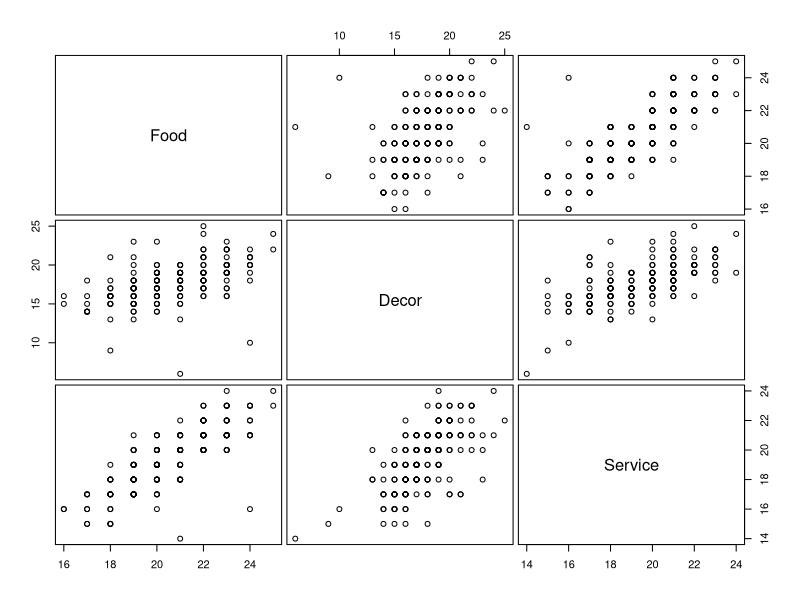
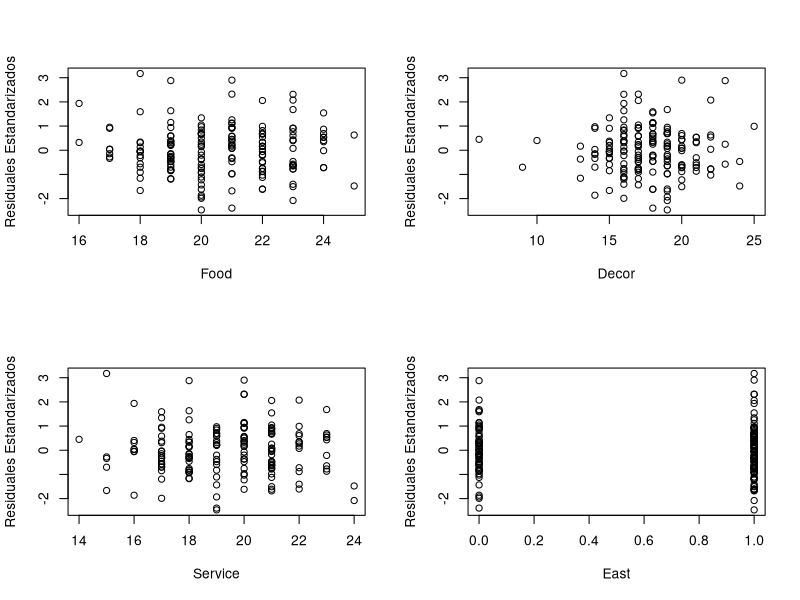
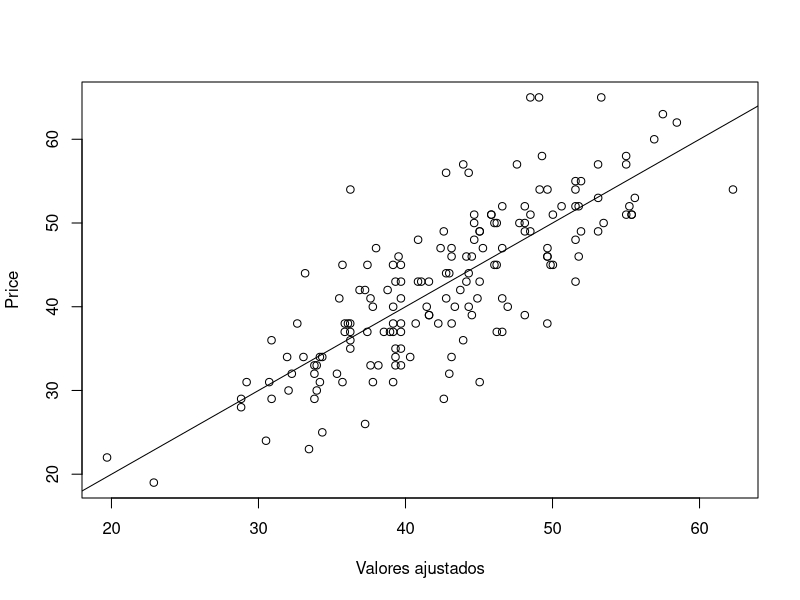

Write the R code that produced these figures, in order.
# Ejemplo 2. Regresion Lineal Multiple

# Predecir el precio de cena (platillo). 
# Datos de encuestas de clientes de 168 restaurantes Italianos
# en el Area deseada estan disponibles.

# Y: Price (Precio): el precio (en USD) de la cena
# X1: Food: Valuacion del cliente de la comida (sacado de 30)
# X2: Decor: Valuacion del cliente de la decoracion (sacado de 30)
# X3: Service: Valuacion del cliente del servicio (sacado de 30)
# X4: East: variable dummy: 1 (0) si el restaurante esta al este (oeste) de la quinta avenida

# Primero debemos establecer nuestro directorio de trabajo y el archivo
# de datos (nyc.csv) que importaremos a R debera de estar en este directorio
setwd("C:/Users/monts/SantanderBEDU/MODULO2/Sesion5/Ejemplos/Ejemplo2")
nyc <- read.csv("nyc.csv", header = TRUE)

# Observamos algunas filas y la dimension del data frame

head(nyc, 2); tail(nyc, 2); dim(nyc)
attach(nyc)

# Llevamos a cabo el ajuste de un modelo
# Y = beta0 + beta1*Food + beta2*Decor + beta3*Service + beta4*East + e

m1 <- lm(Price ~ Food + Decor + Service + East)

# Obtenemos un resumen

summary(m1)

# Ajustamos nuevamente un modelo pero ahora sin considerar la variable Service
# ya que en el resultado anterior se observa que su coeficiente de regresion
# no fue estadisticamente significativo

# Y = beta0 + beta1*Food + beta2*Decor + beta4*East + e (Reducido)

m2 <- lm(Price ~ Food + Decor + East)

# Obtenemos un resumen del modelo ajustado

summary(m2)

# Una forma alternativa de obtener m2 es usar el comando update

m2 <- update(m1, ~.-Service)
summary(m2)

######

# Analisis de covarianza

# Para investigar si el efecto de los predictores depende de la variable dummy 
# East consideraremos el siguiente modelo el cual es una extension a mas de una 
# variable predictora del modelo de rectas de regresion no relacionadas 
# Y = beta0 + beta1*Food + beta2*Decor +  beta3*Service + beta4*East 
#           + beta5*Food*East + beta6*Decor*East + beta7*Service*East + e (Completo)

mfull <- lm(Price ~ Food + Decor + Service + East + 
              Food:East + Decor:East + Service:East)

# Note como ninguno de los coeficientes de regresion para los
# terminos de interaccion son estadisticamente significativos

summary(mfull)

# Ahora compararemos el modelo completo guardado en mfull contra el modelo
# reducido guardado en m2. Es decir, llevaremos a cabo una prueba de hipotesis
# general de

# H0: beta3 = beta5 = beta6 = beta7 = 0
# es decir Y = beta0 + beta1*Food + beta2*Decor + beta4*East + e (Reducido)
# contra
# H1: H0 no es verdad
# es decir, 
# Y = beta0 + beta1*Food + beta2*Decor +  beta3*Service + beta4*East 
#           + beta5*Food*East + beta6*Decor*East + beta7*Service*East + e (Completo)

# La prueba de si el efecto de los predictores depende de la variable dummy
# East puede lograrse usando la siguiente prueba-F parcial.

anova(m2,mfull)

# Dado que el p-value es aproximadamente 0.36, fallamos en rechazar la hipotesis
# nula y adopatamos el modelo reducido
# Y = beta0 + beta1*Food + beta2*Decor + beta4*East + e (Reducido)

######

# Diagnosticos

# En regresion multiple, las graficas de residuales o de residuales
# estandarizados proporcionan informacion directa sobre la forma
# en la cual el modelo esta mal especificado cuando se cumplen
# las siguientes dos condiciones:

# E(Y | X = x) = g(beta0 + beta1*x1 + ... + betap*xp) y
# E(Xi | Xj) aprox alpha0 + alpha1*Xj

# Cuando estas condiciones se cumplen, la grafica de Y contra
# los valores ajustados, proporciona informacion directa acerca de g.
# En regresion lineal multiple g es la funcion identidad. En
# este caso la grafica de Y contra los valores ajustados
# debe producir puntos dispersos alrededor de una recta.
# Si las condiciones no se cumplen, entonces un patron en la
# grafica de los residuales indica que un modelo incorrecto
# ha sido ajustado, pero el patron mismo no proporciona 
# informacion directa sobre como el modelo esta mal especificado.

# Ahora tratemos de verificar si el modelo ajustado es un modelo valido.

# Acontinuacion mostramos una matriz de graficos de dispersion de los
# tres predictores continuos. Los predictores parecen estar linealmente
# relacionados al menos aproximadamente

pairs(~ Food + Decor + Service, data = nyc, gap = 0.4, cex.labels = 1.5)

# A continuacion veremos graficas de residuales estandarizados contra cada
# predictor. La naturaleza aleatoria de estas graficas es un indicativo de
# que el modelo ajustado es un modelo valido para los datos.

m1 <- lm(Price ~ Food + Decor + Service + East)
summary(m1)
StanRes1 <- rstandard(m1)
par(mfrow = c(2, 2))
plot(Food, StanRes1, ylab = "Residuales Estandarizados")
plot(Decor, StanRes1, ylab = "Residuales Estandarizados")
plot(Service, StanRes1, ylab = "Residuales Estandarizados")
plot(East, StanRes1, ylab = "Residuales Estandarizados")
dev.off()

# Finalmente mostramos una grafica de Y, el precio contra los valores
# ajustados 

plot(m1$fitted.values, Price, xlab = "Valores ajustados", ylab = "Price")
abline(lsfit(m1$fitted.values, Price))

# Inspirado en:

# [S.J. Sheather, A Modern Approach to Regression with R, 
# DOI: 10.1007/978-0-387-09608-7_2, © Springer Science + Business Media LLC 2009]
# (https://gattonweb.uky.edu/sheather/book/index.php)

